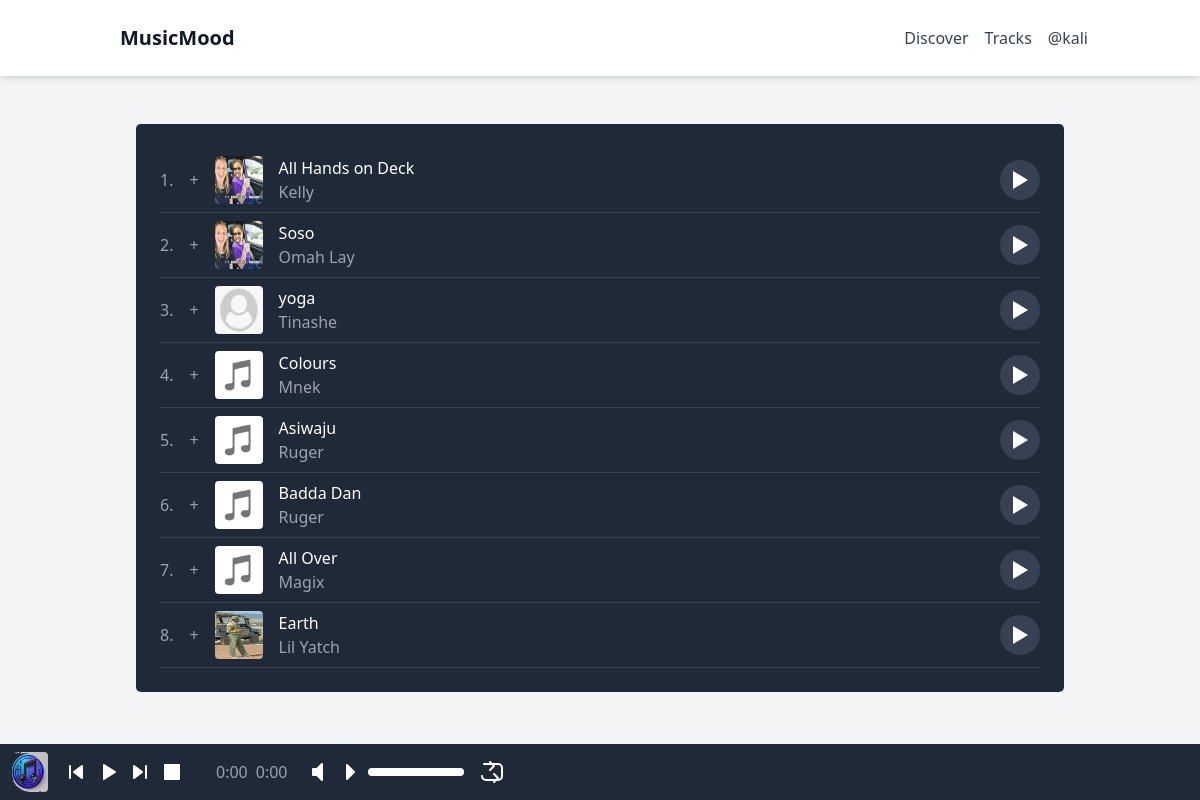
The page /song/song_list (signed in) on the database its author committed.
### app/models.py (models this page shows, shortened)
class Users(db.Model, UserMixin):
    id = db.Column(db.String(36), primary_key=True, default=lambda: str(uuid.uuid4()))
    username = db.Column(db.String(20), nullable=False, unique=True)
    name = db.Column(db.String(200), nullable=False)
    email = db.Column(db.String(120), nullable=False, unique=True)
    favorite_color = db.Column(db.String(120))
    date_added = db.Column(db.DateTime, nullable=False, default=datetime.utcnow)
    profile_pic = db.Column(db.String(255), nullable=True)
    is_admin = db.Column(db.Boolean, default=False)
    is_creater = db.Column(db.Boolean, default=False)
    playlists = db.relationship('Playlist', back_populates='user', cascade='all, delete-orphan')
    password_hash = db.Column(db.String(256))

class Song(db.Model):
    id = db.Column(db.String(36), primary_key=True, default=lambda: str(uuid.uuid4()))
    title = db.Column(db.String(100), nullable=False)
    artist = db.Column(db.String(100), nullable=False)
    album = db.Column(db.String(100), nullable=True)
    genre = db.Column(db.String(50), nullable=True)
    release_date = db.Column(db.Date, nullable=True)
    date_added = db.Column(db.DateTime, nullable=False, default=datetime.utcnow)
    song_file = db.Column(db.String(255), nullable=False)
    song_profile = db.Column(db.String(255), nullable=True)

### app/routes.py (the view)
@main.route('/song/song_list')
@login_required
def songs():
    songs = Song.query.all()
    return render_template('songs.html', songs=songs)

### app/__init__.py (called while the page is built)
def create_app():
    app = Flask(__name__)
    app.config.from_object(Config)
    db.init_app(app)
    migrate = Migrate(app, db)
    from .routes import main
    from .auth import auth  # Import the auth Blueprint
    app.register_blueprint(main)
    app.register_blueprint(auth, url_prefix='/auth')  # Register the auth Blueprint with a URL prefix
    login_manager = LoginManager()
    login_manager.init_app(app)
    login_manager.login_view = 'auth.login'
    @login_manager.user_loader
    def load_user(user_id):
        return Users.query.get(str(user_id))
    @app.errorhandler(404)
    def page_not_found(e):
        return render_template('404.html'), 404
    return app

### app/templates/songs.html
{% extends 'base.html' %}
{% block content %}
<main class="p-4">
    <div class="song-list bg-gray-800 p-4 rounded-lg">
        {% for song in songs %}
        <div class="song-item flex items-center justify-between py-2 border-b border-gray-700">
            <div class="flex items-center space-x-4">
                <span class="text-gray-400">{{ loop.index }}.</span>
                <button class="text-gray-400">+</button>
                <img src="{{ url_for('static', filename=song.song_profile if song.song_profile else 'img/default.png') }}" alt="Song Cover" class="w-12 h-12 rounded">
                <div>
                    <p class="text-white">{{ song.title }}</p>
                    <p class="text-gray-400">{{ song.artist }}</p>
                </div>
            </div>
            <div class="flex items-center space-x-2">
                <button class="text-white bg-gray-700 hover:bg-gray-600 rounded-full p-2 play-button" data-url="{{ url_for('static', filename=song.song_file) }}" data-title="{{ song.title }}" data-artist="{{ song.artist }}">
                    <svg xmlns="http://www.w3.org/2000/svg" class="h-6 w-6" fill="currentColor" viewBox="0 0 24 24">
                        <path d="M5 3v18l15-9-15-9z" />
                    </svg>
                </button>
            </div>
        </div>
        {% endfor %}
    </div>
</main>
{% endblock %}

### app/templates/base.html (shortened to what this page needs)
<!DOCTYPE html>
<html lang="en">
<head>
    <link href="https://stackpath.bootstrapcdn.com/bootstrap/4.5.2/css/bootstrap.min.css" rel="stylesheet">
    <link href="https://cdn.jsdelivr.net/npm/tailwindcss@2.2.19/dist/tailwind.min.css" rel="stylesheet">
</head>
<body class="bg-gray-100 text-gray-900 flex flex-col min-h-screen">
    <header class="bg-white shadow-md w-full">
        <div class="container mx-auto flex justify-between items-center p-4">
            <div class="logo flex items-center">
                <a href="{{ url_for('main.songs') }}" class="text-xl font-semibold ml-2">MusicMood</a>
            </div>
            <nav class="flex items-center space-x-4">
                <a href="{{ url_for('main.songs')}}" class="text-gray-700 hover:text-gray-900">Discover</a>
                <a href="{{ url_for('main.songs')}}" class="text-gray-700 hover:text-gray-900">Tracks</a>
                {% if current_user.is_authenticated %}
                    <a href="{{ url_for('auth.profile')}}" class="text-gray-700 hover:text-gray-900">@{{ current_user.username }}</a>
                {% endif %}
            </nav>
        </div>
    </header>
    <div id="content" class="flex-grow container mx-auto p-4">
        {% block content %}
        {% endblock %}
    </div>
    <footer class="fixed bottom-0 left-0 w-full bg-gray-800 p-2 flex items-center justify-between z-50">
        <div id="jp_container" class="jp-audio flex items-center w-full" role="application" aria-label="media player">
            <div class="flex items-center space-x-4">
                <div class="flex items-center space-x-4">
                    <img id="jp_cover" src="{{ url_for('static', filename='img/default.png') }}" alt="Cover Image" class="h-10 w-10 rounded">
                </div>
                <div class="jp-controls flex items-center space-x-2 mx-auto">
                    <button class="jp-previous text-white focus:outline-none" role="button" tabindex="0" aria-label="Previous">
                        <svg width="24" height="24" fill="none">
                            <path d="M10 12l8-6v12l-8-6Z" fill="currentColor" stroke="currentColor" stroke-width="2" stroke-linecap="round" stroke-linejoin="round" />
                            <path d="M6 6v12" stroke="currentColor" stroke-width="2" stroke-linecap="round" stroke-linejoin="round" />
                        </svg>
                    </button>
                    <button class="jp-play text-white focus:outline-none" role="button" tabindex="0" aria-label="Play">
                        <svg width="24" height="24" fill="none">
                            <path d="M8 5v14l11-7L8 5z" fill="currentColor" stroke="currentColor" stroke-width="2" stroke-linecap="round" stroke-linejoin="round" />
                        </svg>
                    </button>
                    <button class="jp-next text-white focus:outline-none" role="button" tabindex="0" aria-label="Next">
                        <svg width="24" height="24" fill="none">
                            <path d="M14 12L6 6v12l8-6Z" fill="currentColor" stroke="currentColor" stroke-width="2" stroke-linecap="round" stroke-linejoin="round" />
                            <path d="M18 6v12" stroke="currentColor" stroke-width="2" stroke-linecap="round" stroke-linejoin="round" />
                        </svg>
                    </button>
                    <button class="jp-stop text-white focus:outline-none" role="button" tabindex="0" aria-label="Stop">
                        <svg width="24" height="24" fill="none">
                            <rect x="5" y="5" width="14" height="14" fill="currentColor" stroke="currentColor" stroke-width="2" stroke-linecap="round" stroke-linejoin="round" />
                        </svg>
                    </button>
                </div>
                <div class="jp-time-holder flex items-center space-x-2 text-gray-400">
                    <div class="jp-current-time" role="timer" aria-label="time">0:00</div>
                    <div class="jp-duration" role="timer" aria-label="duration">0:00</div>
                </div>
                <div class="jp-volume-controls flex items-center space-x-2">
                    <button class="jp-mute text-white focus:outline-none" role="button" tabindex="0" aria-label="Mute">
                        <svg width="24" height="24" fill="none">
                            <path d="M9 9v6h4l5 5V4l-5 5H9z" fill="currentColor" stroke="currentColor" stroke-width="2" stroke-linecap="round" stroke-linejoin="round" />
                        </svg>
                    </button>
                    <button class="jp-volume-max text-white focus:outline-none" role="button" tabindex="0" aria-label="Max Volume">
                        <svg width="24" height="24" fill="none">
                            <path d="M11 5v14l7-7-7-7z" fill="currentColor" stroke="currentColor" stroke-width="2" stroke-linecap="round" stroke-linejoin="round" />
                        </svg>
                    </button>
                    <div class="jp-volume-bar bg-gray-600 rounded h-2 cursor-pointer w-24">
                        <div class="jp-volume-bar-value bg-white h-2 rounded"></div>
                    </div>
                </div>
                <div class="jp-toggles flex items-center space-x-2">
                    <button class="jp-repeat text-white focus:outline-none" role="button" tabindex="0" aria-label="Repeat">
                    </button>
                </div>
            </div>
        </div>
    </footer>
</body>
</html>

### rows shown on the page
Users: username "kali"
Song: song_profile (picture), title "All Hands on Deck", artist "Kelly"
Song: song_profile (picture), title "Soso", artist "Omah Lay"
Song: song_profile (placeholder picture), title "yoga", artist "Tinashe"
Song: song_profile (placeholder picture), title "Colours", artist "Mnek"
Song: song_profile (placeholder picture), title "Asiwaju", artist "Ruger"
Song: song_profile (placeholder picture), title "Badda Dan", artist "Ruger"
Song: song_profile (placeholder picture), title "All Over", artist "Magix"
Song: song_profile (picture), title "Earth", artist "Lil Yatch"
